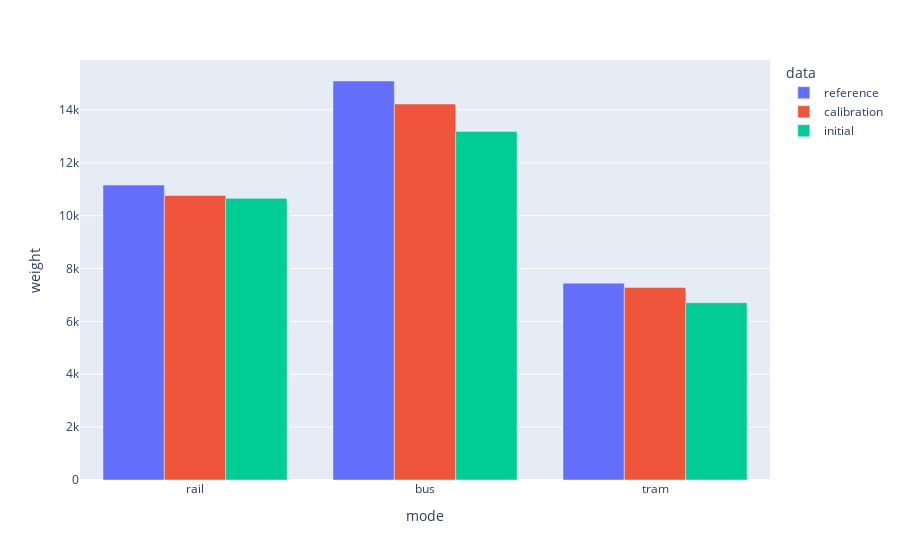

The code cell stored with this chart in its notebook:
### Code cell
modes = ["rail", "bus", "tram"]
columns = ["legs_{}".format(m) for m in modes]
rename = { c: m for c, m in zip(columns, modes) }

df_reference_modes = df_reference[columns + ["weight"]]
df_reference_modes = df_reference_modes.rename(columns = rename)
for mode in modes: df_reference_modes[mode] *= df_reference_modes["weight"].values
df_reference_modes = df_reference_modes.drop(columns = "weight")
df_reference_modes = pd.DataFrame({ "mode": modes, "weight": df_reference_modes.sum(axis = 0) })
df_reference_modes["data"] = "reference"

df_evaluation_modes = df_evaluation[columns + ["weight"]]
df_evaluation_modes = df_evaluation_modes.rename(columns = rename)
for mode in modes: df_evaluation_modes[mode] *= df_evaluation_modes["weight"].values
df_evaluation_modes = df_evaluation_modes.drop(columns = "weight")
df_evaluation_modes = pd.DataFrame({ "mode": modes, "weight": df_evaluation_modes.sum(axis = 0) })
df_evaluation_modes["data"] = "calibration"

df_initial_modes = df_initial[columns + ["weight"]]
df_initial_modes = df_initial_modes.rename(columns = rename)
for mode in modes: df_initial_modes[mode] *= df_initial_modes["weight"].values
df_initial_modes = df_initial_modes.drop(columns = "weight")
df_initial_modes = pd.DataFrame({ "mode": modes, "weight": df_initial_modes.sum(axis = 0) })
df_initial_modes["data"] = "initial"

df_modes = pd.concat([df_reference_modes, df_evaluation_modes, df_initial_modes])
px.bar(df_modes, x = "mode", y = "weight", color = "data", barmode = "group")

### Figure 1 — Plotly figure (JSON) as saved in the notebook; plotly's stock layout.template omitted (floating-point values rounded to 4 significant figures)
{"data": [{"alignmentgroup": "True", "hovertemplate": "data=reference<br>mode=%{x}<br>weight=%{y}<extra></extra>", "legendgroup": "reference", "marker": {"color": "#636efa", "pattern": {"shape": ""}}, "name": "reference", "offsetgroup": "reference", "orientation": "v", "showlegend": true, "textposition": "auto", "type": "bar", "x": ["rail", "bus", "tram"], "xaxis": "x", "y": [11160.0, 15090.0, 7447.0], "yaxis": "y"}, {"alignmentgroup": "True", "hovertemplate": "data=calibration<br>mode=%{x}<br>weight=%{y}<extra></extra>", "legendgroup": "calibration", "marker": {"color": "#EF553B", "pattern": {"shape": ""}}, "name": "calibration", "offsetgroup": "calibration", "orientation": "v", "showlegend": true, "textposition": "auto", "type": "bar", "x": ["rail", "bus", "tram"], "xaxis": "x", "y": [10760.0, 14220.0, 7282.0], "yaxis": "y"}, {"alignmentgroup": "True", "hovertemplate": "data=initial<br>mode=%{x}<br>weight=%{y}<extra></extra>", "legendgroup": "initial", "marker": {"color": "#00cc96", "pattern": {"shape": ""}}, "name": "initial", "offsetgroup": "initial", "orientation": "v", "showlegend": true, "textposition": "auto", "type": "bar", "x": ["rail", "bus", "tram"], "xaxis": "x", "y": [10650.0, 13190.0, 6707.0], "yaxis": "y"}], "layout": {"autosize": true, "barmode": "group", "legend": {"title": {"text": "data"}, "tracegroupgap": 0}, "margin": {"t": 60}, "xaxis": {"anchor": "y", "autorange": true, "domain": [0, 1], "range": [-0.5, 2.5], "title": {"text": "mode"}, "type": "category"}, "yaxis": {"anchor": "x", "autorange": true, "domain": [0, 1], "range": [0, 15890.0], "title": {"text": "weight"}, "type": "linear"}}}
